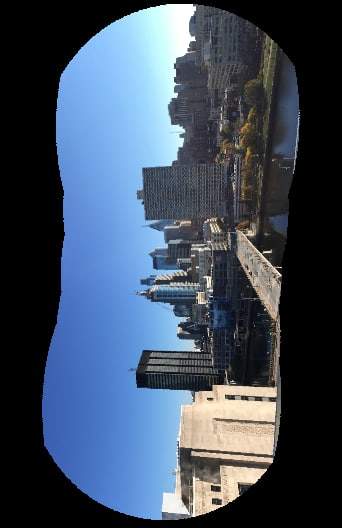
%> input picture Images/Set4.jpg, 342 x 528 px
$ octave --eval "result = geo_blur(imread('../Images/Set4.jpg'));"   (GNU Octave 9; MATLAB toolbox functions it lacks are replaced by stand-ins)
%> lines starting %> are read from the running program, lines starting %| are printed output that depends on the picture; in (x1, y1, x2, y2) boxes, pixels count from 0 and x2, y2 are one past the last pixel; in counts of white or black regions, pixels touching at a corner belong together; the program's own positions count from 1
% INPUT:    img:        dxd gray squared feature patch (typically 40x40)
% OUTPUT:   blurred:    geometric blurred feature patch
function [blurred] = geo_blur(img)
    if size(img, 3) > 1
        img = rgb2gray(double(img)/255);
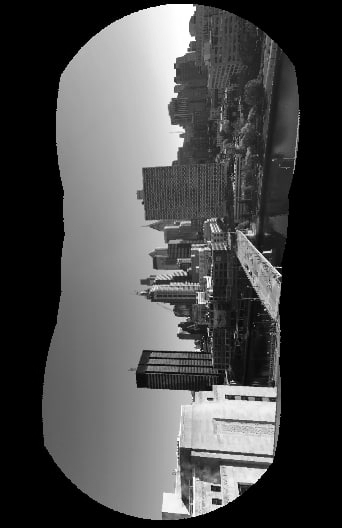
%> img: size 528x342 double; min 0, max 1, mean 0.292
    end
    d = size(img,1);
%> d = 528

    % compute multi levels of gaussian
    b_imgs = zeros(size(img,1),size(img,2), round(d/2));
    for i = 1:round(d/2)
        b_imgs(:,:,i) = imgaussfilt(img, (i/4));
    end

    blurred = zeros(size(img));
    % vectorized
    [y, x] = meshgrid(1:d, 1:d);
    y = y(:); x = x(:);
    idx = (y == d/2 & x == d/2);
%> idx = 278784 logical values, 1 true
    indices = (x(idx)-1)*d+y(idx);
%> indices = 139128
    blurred(indices) = img(indices);
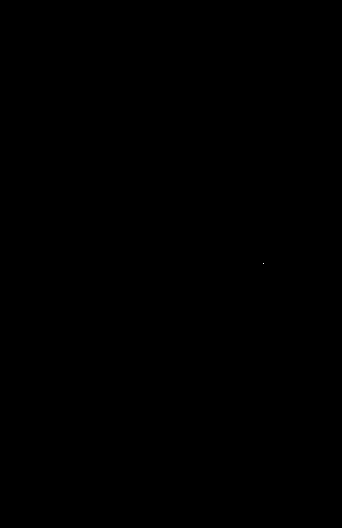
%> blurred: size 528x342 double; values 0 (black) and 0.315 (white), 0% white in thin lines or dots, all inside (x1, y1, x2, y2) = (263, 263, 264, 264)
    indices_not = (x(~idx)-1)*d+y(~idx);
%> (the run ends here)
